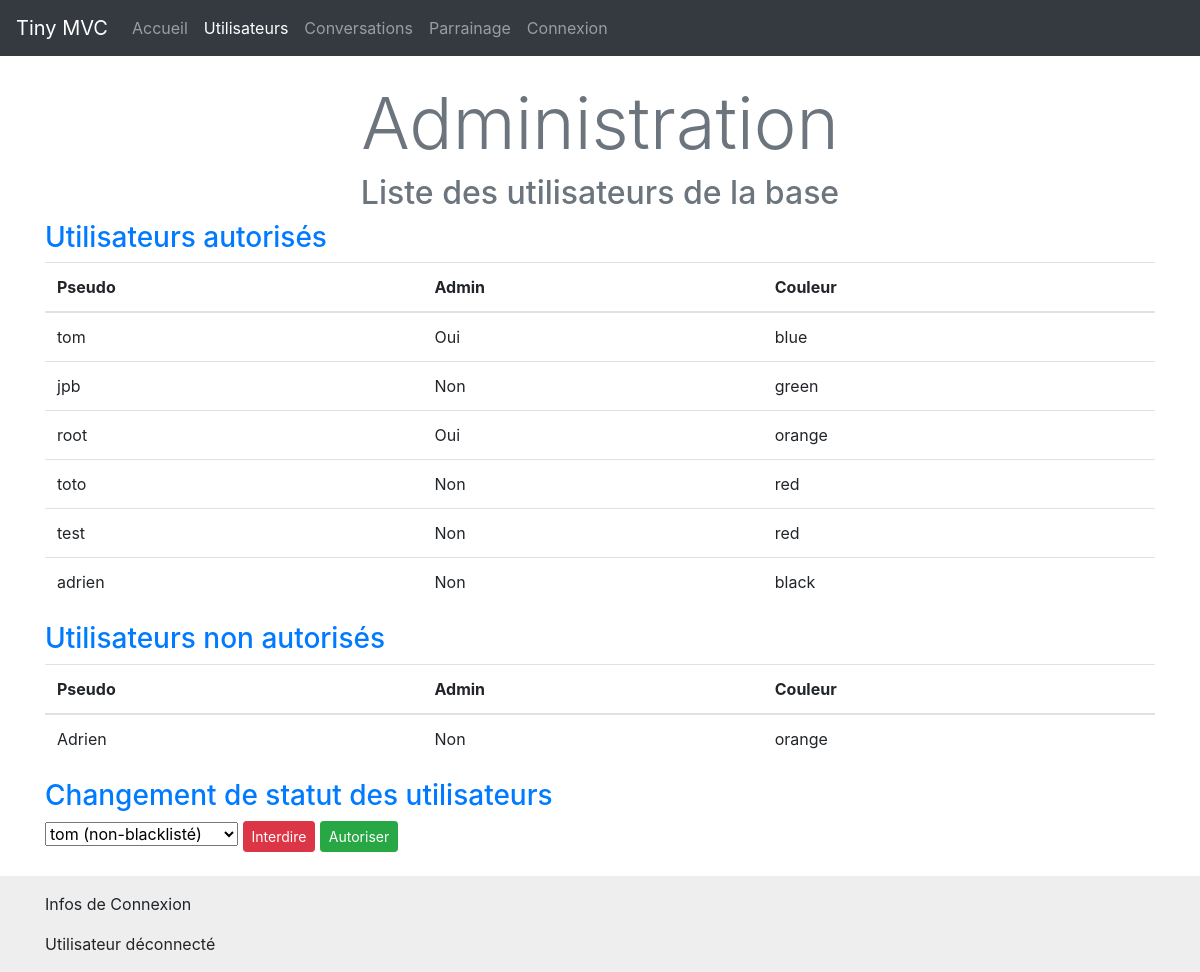
The app's page /index.php?view=users with its own data.
### tables this page shows
CREATE TABLE `users` (
  `id` int(11) NOT NULL COMMENT 'clé primaire, identifiant numérique auto incrémenté',
  `pseudo` varchar(20) NOT NULL COMMENT 'pseudo',
  `passe` varchar(20) NOT NULL COMMENT 'mot de passe',
  `blacklist` tinyint(1) NOT NULL DEFAULT 0 COMMENT 'indique si l''utilisateur est en liste noire',
  `admin` tinyint(1) NOT NULL DEFAULT 0 COMMENT 'indique si l''utilisateur est un administrateur',
  `couleur` varchar(10) NOT NULL DEFAULT 'black' COMMENT 'indique la couleur préférée de l''utilisateur, en anglais'
);

### libs/maLibSQL.pdo.php (called while the page is built, shortened)
<?php
function SQLSelect($sql)
{
 	global $BDD_host;
	global $BDD_base;
 	global $BDD_user;
 	global $BDD_password;
	try {
		$dbh = new PDO("mysql:host=$BDD_host;dbname=$BDD_base", $BDD_user, $BDD_password);
	} catch (PDOException $e) {
		die("<font color=\"red\">SQLSelect: Erreur de connexion : " . $e->getMessage() . "</font>");
	}
	$dbh->exec("SET CHARACTER SET utf8");
	$res = $dbh->query($sql);
	$num = $res->rowCount();
	if ($num==0) return false;
	else return $res;
}
function parcoursRs($result)
{
	$result->setFetchMode(PDO::FETCH_ASSOC);
	while ($ligne = $result->fetch())
		$tab[]= $ligne;
	return $tab;
}
?>

### libs/modele.php (called while the page is built, shortened)
<?php
include_once('maLibSQL.pdo.php');
function listerUtilisateurs($classe = "both")
{
    $SQL = "select * from users";
    if ($classe == "bl") {
        $SQL .= " WHERE blacklist=1;";
    }
    if ($classe == "nbl") {
        $SQL .= " WHERE blacklist=0;";
    }
    return parcoursRs(SQLSelect($SQL));
}

### libs/maLibUtils.php (called while the page is built, shortened)
<?php
function valider($nom,$type="REQUEST")
{
	switch($type)
	{
		case 'REQUEST':
		if(isset($_REQUEST[$nom]) && !($_REQUEST[$nom] == ""))
			return proteger($_REQUEST[$nom]);
		break;
		case 'SESSION':
		if(isset($_SESSION[$nom]) && !($_SESSION[$nom] == ""))
			return $_SESSION[$nom];
		break;
	}
	return false;
}
function proteger($str)
{
	if (is_array($str))
	{
		$nextTab = array();
		foreach($str as $cle => $val)
		{
			$nextTab[$cle] = addslashes($val);
		}
		return $nextTab;
	}
	else
		return addslashes ($str);
}
?>

### templates/users.php (the view, shortened to what this page needs)
<?php
include_once("libs/modele.php");
include_once("libs/maLibUtils.php");
$title = "Administration";
?>
<h1 class="text-center display-3 text-secondary"><?= $title ?></h1>
<h2 class="text-center text-muted mt-2">Liste des utilisateurs de la base </h2>
<?php
$users = listerUtilisateurs("nbl");
?>
<h3 class="text-primary mt-2">Utilisateurs autorisés</h3>
<table class="table table-hover">
    <thead>
    <tr>
        <th scope="col">Pseudo</th>
        <th scope="col">Admin</th>
        <th scope="col">Couleur</th>
    </tr>
    </thead>
    <tbody>
    <?php foreach ($users as $user) { ?>
        <tr>
            <td><?= $user['pseudo'] ?></td>
            <td><?= $user['admin'] == 1 ? 'Oui' : 'Non' ?></td>
            <td class="bg_<?= $user['couleur'] ?>"><?= $user['couleur'] ?></td>
        </tr>
        <?php
    } ?>
    </tbody>
</table>
<?php
$users = listerUtilisateurs("bl");
?>
<h3 class="text-primary mt-2">Utilisateurs non autorisés</h3>
<table class="table table-hover">
    <thead>
    <tr>
        <th scope="col">Pseudo</th>
        <th scope="col">Admin</th>
        <th scope="col">Couleur</th>
    </tr>
    </thead>
    <tbody>
    <?php foreach ($users as $user) { ?>
        <tr>
            <td><?= $user['pseudo'] ?></td>
            <td><?= $user['admin'] == 1 ? 'Oui' : 'Non' ?></td>
            <td class="bg_<?= $user['couleur'] ?>"><?= $user['couleur'] ?></td>
        </tr>
        <?php
    } ?>
    </tbody>
</table>
<h3 class="text-primary mt-2">Changement de statut des utilisateurs</h3>
<form action="controleur.php">
    <select name="idUser">
        <?php
        $users = listerUtilisateurs();
        $idLastUser = valider('lastUserId');
        foreach ($users as $dataUser) {
            $dataUser["id"] == $idLastUser ? $isSelected = "selected" : $isSelected = "";
            echo "<option $isSelected value=\"$dataUser[id]\">\n";
            echo $dataUser["pseudo"]; ?>
            <?= $dataUser["blacklist"] == 1 ? '(backlisté)' : '(non-blacklisté)'; ?>
            <?php echo "\n</option>\n";
        }
        ?>
    </select>
    <button class="btn btn-sm btn-danger" type="submit" name="action" value="interdire">
        Interdire
    </button>
    <button class="btn btn-sm btn-success" type="submit" name="action" value="autoriser">
        Autoriser
    </button>
</form>
<?php $content = ob_get_clean();
require 'template.php';
?>

### index.php (shortened to what this page needs)
<?php
	include_once "libs/maLibUtils.php";
	$view = valider("view");
	switch($view)
	{
		case "users" :
			include("templates/users.php");
		break;
	}
?>

### templates/template.php (shortened to what this page needs)
<!doctype html>
<html lang="en" class="h-100">
<head>
    <link rel="stylesheet" href="https://stackpath.bootstrapcdn.com/bootstrap/4.3.1/css/bootstrap.min.css"
>
    <link rel="stylesheet" href="css/style.css">
</head>
<body class="d-flex flex-column h-100">
<header>
    <nav class="navbar navbar-expand-md navbar-dark fixed-top bg-dark">
        <a class="navbar-brand" href="index.php?view=accueil">Tiny MVC</a>
        <div class="collapse navbar-collapse" id="mobileNavbar">
            <ul class="navbar-nav mr-auto">
                <li class="nav-item <?php if ($view == "accueil") echo 'active'; ?>">
                    <a class="nav-link" href="index.php?view=accueil">Accueil</a>
                </li>
                <li class="nav-item <?php if ($view == "users") echo 'active'; ?>">
                    <a class="nav-link" href="index.php?view=users">Utilisateurs</a>
                </li>
                <li class="nav-item <?php if ($view == "conversations") echo 'active'; ?>">
                    <a class="nav-link" href="index.php?view=conversations">Conversations</a>
                </li>
                <li class="nav-item <?php if ($view == "parrainage") echo 'active'; ?>">
                    <a class="nav-link" href="index.php?view=parrainage">Parrainage</a>
                </li>
                <?php
                if (!valider("connecte", "SESSION")) { ?>
                    <li class="nav-item <?php if ($view == "login") echo 'active'; ?>">
                        <a class="nav-link" href="index.php?view=login">Connexion</a>
                    </li>
                <?php } ?>
            </ul>
        </div>
    </nav>
</header>
<main role="main" class="flex-shrink-0 mb-4">
    <div class="container">
        <?= $content ?>
    </div>
</main>
<footer class="footer mt-auto py-3">
    <div class="container">
        <p>Infos de Connexion</p>
        <?php
        if (valider("connecte", "SESSION")) {
            echo "Utilisateur <b>$_SESSION[pseudo]</b> connecté depuis <b>$_SESSION[heureConnexion]</b> &nbsp; ";
        } else {
            echo "Utilisateur déconnecté ";
        }
        ?>
    </div>
</footer>
</html>

### css/style.css (style rules this page uses)
.footer { background: #eee; }
main { margin-top: 5rem; }

### records on screen
users: pseudo "tom", admin "Oui", couleur "blue"
users: pseudo "jpb", admin "Non", couleur "green"
users: pseudo "root", admin "Oui", couleur "orange"
users: pseudo "toto", admin "Non", couleur "red"
users: pseudo "test", admin "Non", couleur "red"
users: pseudo "adrien", admin "Non", couleur "black"
users: pseudo "Adrien", admin "Non", couleur "orange"

### other values on screen
$title "Administration"
form field idUser "tom (non-blacklisté)"
